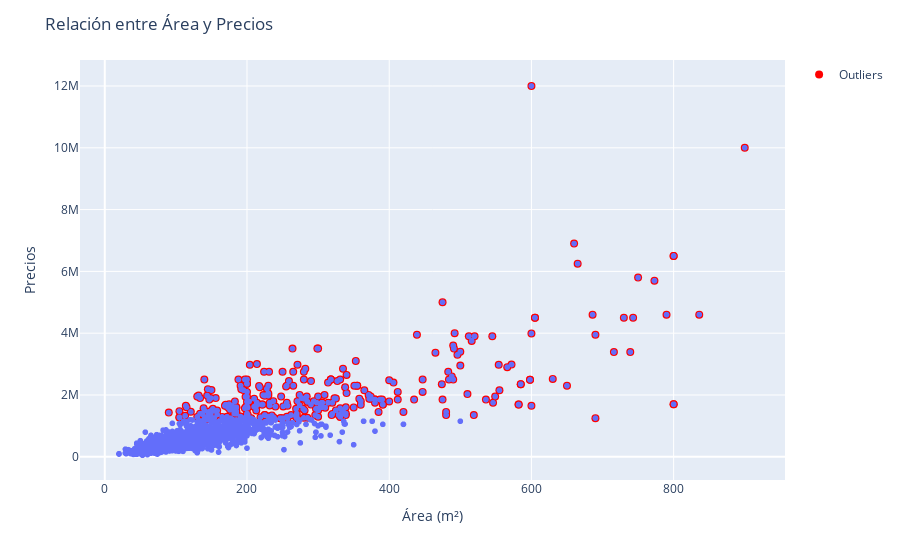

The notebook cell this image was saved under:
### Code cell
import plotly.express as px
import plotly.graph_objects as go

# Crear el gráfico de puntos
fig = px.scatter(data, x='area_m2', y='prices')

# Personalizar el diseño del gráfico de puntos
fig.update_layout(
    title='Relación entre Área y Precios',
    xaxis_title='Área (m²)',
    yaxis_title='Precios'
)

# Identificar los outliers
Q1 = data['prices'].quantile(0.25)
Q3 = data['prices'].quantile(0.75)
IQR = Q3 - Q1

outliers = data[(data['prices'] < Q1 - 1.5 * IQR) | (data['prices'] > Q3 + 1.5 * IQR)]

# Añadir los outliers al gráfico de puntos
fig.add_trace(go.Scatter(x=outliers['area_m2'], y=outliers['prices'], mode='markers', 
                         marker=dict(color='red', size=8), name='Outliers'))

# Mostrar el gráfico de puntos
fig.show()

### Figure 1 — Plotly figure (JSON) as saved in the notebook; plotly's stock layout.template omitted (floating-point values rounded to 4 significant figures; data arrays with more than 128 entries replaced by an {"elided": "..."} marker saying what was removed)
{"data": [{"hovertemplate": "area_m2=%{x}<br>prices=%{y}<extra></extra>", "legendgroup": "", "marker": {"color": "#636efa", "symbol": "circle"}, "mode": "markers", "name": "", "showlegend": false, "type": "scattergl", "x": {"elided": "3265 int values"}, "xaxis": "x", "y": {"elided": "3265 int values"}, "yaxis": "y"}, {"marker": {"color": "red", "size": 8}, "mode": "markers", "name": "Outliers", "type": "scatter", "x": {"elided": "293 int values"}, "y": {"elided": "293 int values"}}], "layout": {"legend": {"tracegroupgap": 0}, "margin": {"t": 60}, "title": {"text": "Relación entre Área y Precios"}, "xaxis": {"anchor": "y", "domain": [0, 1], "title": {"text": "Área (m²)"}}, "yaxis": {"anchor": "x", "domain": [0, 1], "title": {"text": "Precios"}}}}
